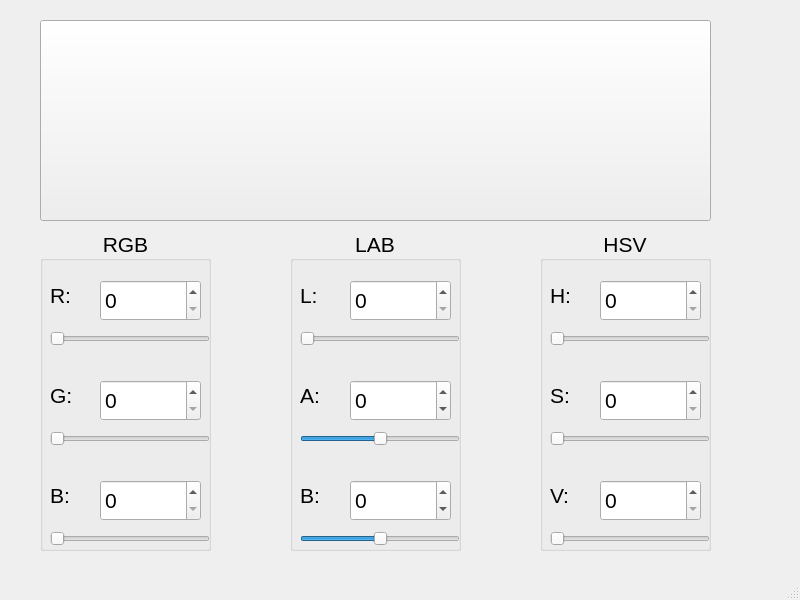
<?xml version="1.0" encoding="UTF-8"?>
<ui version="4.0">
 <class>MainWindow</class>
 <widget class="QMainWindow" name="MainWindow">
  <property name="geometry">
   <rect>
    <x>0</x>
    <y>0</y>
    <width>800</width>
    <height>600</height>
   </rect>
  </property>
  <property name="windowTitle">
   <string>MainWindow</string>
  </property>
  <widget class="QWidget" name="centralwidget">
   <widget class="QGroupBox" name="RGBGroup">
    <property name="geometry">
     <rect>
      <x>40</x>
      <y>230</y>
      <width>171</width>
      <height>321</height>
     </rect>
    </property>
    <property name="font">
     <font>
      <pointsize>16</pointsize>
     </font>
    </property>
    <property name="title">
     <string>RGB</string>
    </property>
    <property name="alignment">
     <set>Qt::AlignCenter</set>
    </property>
    <widget class="QLabel" name="label">
     <property name="geometry">
      <rect>
       <x>10</x>
       <y>50</y>
       <width>41</width>
       <height>31</height>
      </rect>
     </property>
     <property name="text">
      <string>R:</string>
     </property>
    </widget>
    <widget class="QLabel" name="label_2">
     <property name="geometry">
      <rect>
       <x>10</x>
       <y>150</y>
       <width>41</width>
       <height>31</height>
      </rect>
     </property>
     <property name="text">
      <string>G:</string>
     </property>
    </widget>
    <widget class="QLabel" name="label_3">
     <property name="geometry">
      <rect>
       <x>10</x>
       <y>250</y>
       <width>41</width>
       <height>31</height>
      </rect>
     </property>
     <property name="text">
      <string>B:</string>
     </property>
    </widget>
    <widget class="QSlider" name="horizontalSlider">
     <property name="geometry">
      <rect>
       <x>10</x>
       <y>100</y>
       <width>160</width>
       <height>18</height>
      </rect>
     </property>
     <property name="maximum">
      <number>255</number>
     </property>
     <property name="orientation">
      <enum>Qt::Horizontal</enum>
     </property>
    </widget>
    <widget class="QSlider" name="horizontalSlider_2">
     <property name="geometry">
      <rect>
       <x>10</x>
       <y>200</y>
       <width>160</width>
       <height>18</height>
      </rect>
     </property>
     <property name="maximum">
      <number>255</number>
     </property>
     <property name="orientation">
      <enum>Qt::Horizontal</enum>
     </property>
    </widget>
    <widget class="QSlider" name="horizontalSlider_3">
     <property name="geometry">
      <rect>
       <x>10</x>
       <y>300</y>
       <width>160</width>
       <height>18</height>
      </rect>
     </property>
     <property name="maximum">
      <number>255</number>
     </property>
     <property name="orientation">
      <enum>Qt::Horizontal</enum>
     </property>
    </widget>
    <widget class="QSpinBox" name="redText">
     <property name="geometry">
      <rect>
       <x>60</x>
       <y>50</y>
       <width>101</width>
       <height>41</height>
      </rect>
     </property>
     <property name="maximum">
      <number>255</number>
     </property>
    </widget>
    <widget class="QSpinBox" name="greenText">
     <property name="geometry">
      <rect>
       <x>60</x>
       <y>150</y>
       <width>101</width>
       <height>41</height>
      </rect>
     </property>
     <property name="maximum">
      <number>255</number>
     </property>
    </widget>
    <widget class="QSpinBox" name="blueText">
     <property name="geometry">
      <rect>
       <x>60</x>
       <y>250</y>
       <width>101</width>
       <height>41</height>
      </rect>
     </property>
     <property name="maximum">
      <number>255</number>
     </property>
    </widget>
   </widget>
   <widget class="QGroupBox" name="HSVGroup">
    <property name="geometry">
     <rect>
      <x>540</x>
      <y>230</y>
      <width>171</width>
      <height>321</height>
     </rect>
    </property>
    <property name="font">
     <font>
      <pointsize>16</pointsize>
     </font>
    </property>
    <property name="title">
     <string>HSV</string>
    </property>
    <property name="alignment">
     <set>Qt::AlignCenter</set>
    </property>
    <widget class="QLabel" name="label_4">
     <property name="geometry">
      <rect>
       <x>10</x>
       <y>50</y>
       <width>41</width>
       <height>31</height>
      </rect>
     </property>
     <property name="text">
      <string>H:</string>
     </property>
    </widget>
    <widget class="QLabel" name="label_5">
     <property name="geometry">
      <rect>
       <x>10</x>
       <y>150</y>
       <width>41</width>
       <height>31</height>
      </rect>
     </property>
     <property name="text">
      <string>S:</string>
     </property>
    </widget>
    <widget class="QLabel" name="label_6">
     <property name="geometry">
      <rect>
       <x>10</x>
       <y>250</y>
       <width>41</width>
       <height>31</height>
      </rect>
     </property>
     <property name="text">
      <string>V:</string>
     </property>
    </widget>
    <widget class="QSlider" name="horizontalSlider_4">
     <property name="geometry">
      <rect>
       <x>10</x>
       <y>100</y>
       <width>160</width>
       <height>18</height>
      </rect>
     </property>
     <property name="maximum">
      <number>360</number>
     </property>
     <property name="orientation">
      <enum>Qt::Horizontal</enum>
     </property>
    </widget>
    <widget class="QSlider" name="horizontalSlider_5">
     <property name="geometry">
      <rect>
       <x>10</x>
       <y>200</y>
       <width>160</width>
       <height>18</height>
      </rect>
     </property>
     <property name="maximum">
      <number>255</number>
     </property>
     <property name="orientation">
      <enum>Qt::Horizontal</enum>
     </property>
    </widget>
    <widget class="QSlider" name="horizontalSlider_6">
     <property name="geometry">
      <rect>
       <x>10</x>
       <y>300</y>
       <width>160</width>
       <height>18</height>
      </rect>
     </property>
     <property name="maximum">
      <number>255</number>
     </property>
     <property name="orientation">
      <enum>Qt::Horizontal</enum>
     </property>
    </widget>
    <widget class="QSpinBox" name="hueText">
     <property name="geometry">
      <rect>
       <x>60</x>
       <y>50</y>
       <width>101</width>
       <height>41</height>
      </rect>
     </property>
     <property name="maximum">
      <number>360</number>
     </property>
    </widget>
    <widget class="QSpinBox" name="saturationText">
     <property name="geometry">
      <rect>
       <x>60</x>
       <y>150</y>
       <width>101</width>
       <height>41</height>
      </rect>
     </property>
     <property name="maximum">
      <number>255</number>
     </property>
    </widget>
    <widget class="QSpinBox" name="valueText">
     <property name="geometry">
      <rect>
       <x>60</x>
       <y>250</y>
       <width>101</width>
       <height>41</height>
      </rect>
     </property>
     <property name="maximum">
      <number>255</number>
     </property>
    </widget>
   </widget>
   <widget class="QGroupBox" name="LABGroup">
    <property name="geometry">
     <rect>
      <x>290</x>
      <y>230</y>
      <width>171</width>
      <height>321</height>
     </rect>
    </property>
    <property name="font">
     <font>
      <pointsize>16</pointsize>
     </font>
    </property>
    <property name="title">
     <string>LAB</string>
    </property>
    <property name="alignment">
     <set>Qt::AlignCenter</set>
    </property>
    <widget class="QLabel" name="label_7">
     <property name="geometry">
      <rect>
       <x>10</x>
       <y>50</y>
       <width>41</width>
       <height>31</height>
      </rect>
     </property>
     <property name="text">
      <string>L:</string>
     </property>
    </widget>
    <widget class="QLabel" name="label_8">
     <property name="geometry">
      <rect>
       <x>10</x>
       <y>150</y>
       <width>41</width>
       <height>31</height>
      </rect>
     </property>
     <property name="text">
      <string>A:</string>
     </property>
    </widget>
    <widget class="QLabel" name="label_9">
     <property name="geometry">
      <rect>
       <x>10</x>
       <y>250</y>
       <width>41</width>
       <height>31</height>
      </rect>
     </property>
     <property name="text">
      <string>B:</string>
     </property>
    </widget>
    <widget class="QSlider" name="horizontalSlider_7">
     <property name="geometry">
      <rect>
       <x>10</x>
       <y>100</y>
       <width>160</width>
       <height>18</height>
      </rect>
     </property>
     <property name="maximum">
      <number>100</number>
     </property>
     <property name="orientation">
      <enum>Qt::Horizontal</enum>
     </property>
    </widget>
    <widget class="QSlider" name="horizontalSlider_8">
     <property name="geometry">
      <rect>
       <x>10</x>
       <y>200</y>
       <width>160</width>
       <height>18</height>
      </rect>
     </property>
     <property name="minimum">
      <number>-128</number>
     </property>
     <property name="maximum">
      <number>128</number>
     </property>
     <property name="orientation">
      <enum>Qt::Horizontal</enum>
     </property>
    </widget>
    <widget class="QSlider" name="horizontalSlider_9">
     <property name="geometry">
      <rect>
       <x>10</x>
       <y>300</y>
       <width>160</width>
       <height>18</height>
      </rect>
     </property>
     <property name="minimum">
      <number>-128</number>
     </property>
     <property name="maximum">
      <number>128</number>
     </property>
     <property name="orientation">
      <enum>Qt::Horizontal</enum>
     </property>
    </widget>
    <widget class="QSpinBox" name="lText">
     <property name="geometry">
      <rect>
       <x>60</x>
       <y>50</y>
       <width>101</width>
       <height>41</height>
      </rect>
     </property>
     <property name="maximum">
      <number>100</number>
     </property>
    </widget>
    <widget class="QSpinBox" name="aText">
     <property name="geometry">
      <rect>
       <x>60</x>
       <y>150</y>
       <width>101</width>
       <height>41</height>
      </rect>
     </property>
     <property name="minimum">
      <number>-128</number>
     </property>
     <property name="maximum">
      <number>128</number>
     </property>
    </widget>
    <widget class="QSpinBox" name="bText">
     <property name="geometry">
      <rect>
       <x>60</x>
       <y>250</y>
       <width>101</width>
       <height>41</height>
      </rect>
     </property>
     <property name="minimum">
      <number>-128</number>
     </property>
     <property name="maximum">
      <number>128</number>
     </property>
    </widget>
   </widget>
   <widget class="QPushButton" name="pushButton">
    <property name="geometry">
     <rect>
      <x>40</x>
      <y>20</y>
      <width>671</width>
      <height>201</height>
     </rect>
    </property>
    <property name="text">
     <string/>
    </property>
   </widget>
  </widget>
  <widget class="QMenuBar" name="menubar">
   <property name="geometry">
    <rect>
     <x>0</x>
     <y>0</y>
     <width>800</width>
     <height>21</height>
    </rect>
   </property>
  </widget>
  <widget class="QStatusBar" name="statusbar"/>
 </widget>
 <resources/>
 <connections>
  <connection>
   <sender>valueText</sender>
   <signal>valueChanged(int)</signal>
   <receiver>horizontalSlider_6</receiver>
   <slot>setValue(int)</slot>
   <hints>
    <hint type="sourcelabel">
     <x>400</x>
     <y>521</y>
    </hint>
    <hint type="destinationlabel">
     <x>379</x>
     <y>559</y>
    </hint>
   </hints>
  </connection>
  <connection>
   <sender>valueText</sender>
   <signal>valueChanged(int)</signal>
   <receiver>MainWindow</receiver>
   <slot>HUEChanged()</slot>
   <hints>
    <hint type="sourcelabel">
     <x>400</x>
     <y>521</y>
    </hint>
    <hint type="destinationlabel">
     <x>399</x>
     <y>299</y>
    </hint>
   </hints>
  </connection>
  <connection>
   <sender>saturationText</sender>
   <signal>valueChanged(int)</signal>
   <receiver>horizontalSlider_5</receiver>
   <slot>setValue(int)</slot>
   <hints>
    <hint type="sourcelabel">
     <x>400</x>
     <y>421</y>
    </hint>
    <hint type="destinationlabel">
     <x>379</x>
     <y>459</y>
    </hint>
   </hints>
  </connection>
  <connection>
   <sender>saturationText</sender>
   <signal>valueChanged(int)</signal>
   <receiver>MainWindow</receiver>
   <slot>HUEChanged()</slot>
   <hints>
    <hint type="sourcelabel">
     <x>400</x>
     <y>421</y>
    </hint>
    <hint type="destinationlabel">
     <x>399</x>
     <y>299</y>
    </hint>
   </hints>
  </connection>
  <connection>
   <sender>redText</sender>
   <signal>valueChanged(int)</signal>
   <receiver>horizontalSlider</receiver>
   <slot>setValue(int)</slot>
   <hints>
    <hint type="sourcelabel">
     <x>150</x>
     <y>321</y>
    </hint>
    <hint type="destinationlabel">
     <x>129</x>
     <y>359</y>
    </hint>
   </hints>
  </connection>
  <connection>
   <sender>redText</sender>
   <signal>valueChanged(int)</signal>
   <receiver>MainWindow</receiver>
   <slot>RGBChanged()</slot>
   <hints>
    <hint type="sourcelabel">
     <x>150</x>
     <y>321</y>
    </hint>
    <hint type="destinationlabel">
     <x>399</x>
     <y>299</y>
    </hint>
   </hints>
  </connection>
  <connection>
   <sender>pushButton</sender>
   <signal>clicked()</signal>
   <receiver>MainWindow</receiver>
   <slot>pushButtonClicked()</slot>
   <hints>
    <hint type="sourcelabel">
     <x>369</x>
     <y>140</y>
    </hint>
    <hint type="destinationlabel">
     <x>399</x>
     <y>299</y>
    </hint>
   </hints>
  </connection>
  <connection>
   <sender>lText</sender>
   <signal>valueChanged(int)</signal>
   <receiver>MainWindow</receiver>
   <slot>LABChanged()</slot>
   <hints>
    <hint type="sourcelabel">
     <x>650</x>
     <y>321</y>
    </hint>
    <hint type="destinationlabel">
     <x>399</x>
     <y>299</y>
    </hint>
   </hints>
  </connection>
  <connection>
   <sender>lText</sender>
   <signal>valueChanged(int)</signal>
   <receiver>horizontalSlider_7</receiver>
   <slot>setValue(int)</slot>
   <hints>
    <hint type="sourcelabel">
     <x>650</x>
     <y>321</y>
    </hint>
    <hint type="destinationlabel">
     <x>629</x>
     <y>359</y>
    </hint>
   </hints>
  </connection>
  <connection>
   <sender>hueText</sender>
   <signal>valueChanged(int)</signal>
   <receiver>horizontalSlider_4</receiver>
   <slot>setValue(int)</slot>
   <hints>
    <hint type="sourcelabel">
     <x>400</x>
     <y>321</y>
    </hint>
    <hint type="destinationlabel">
     <x>379</x>
     <y>359</y>
    </hint>
   </hints>
  </connection>
  <connection>
   <sender>hueText</sender>
   <signal>valueChanged(int)</signal>
   <receiver>MainWindow</receiver>
   <slot>HUEChanged()</slot>
   <hints>
    <hint type="sourcelabel">
     <x>400</x>
     <y>321</y>
    </hint>
    <hint type="destinationlabel">
     <x>399</x>
     <y>299</y>
    </hint>
   </hints>
  </connection>
  <connection>
   <sender>horizontalSlider_9</sender>
   <signal>valueChanged(int)</signal>
   <receiver>bText</receiver>
   <slot>setValue(int)</slot>
   <hints>
    <hint type="sourcelabel">
     <x>629</x>
     <y>559</y>
    </hint>
    <hint type="destinationlabel">
     <x>650</x>
     <y>521</y>
    </hint>
   </hints>
  </connection>
  <connection>
   <sender>horizontalSlider_8</sender>
   <signal>valueChanged(int)</signal>
   <receiver>aText</receiver>
   <slot>setValue(int)</slot>
   <hints>
    <hint type="sourcelabel">
     <x>629</x>
     <y>459</y>
    </hint>
    <hint type="destinationlabel">
     <x>650</x>
     <y>421</y>
    </hint>
   </hints>
  </connection>
  <connection>
   <sender>horizontalSlider_7</sender>
   <signal>valueChanged(int)</signal>
   <receiver>lText</receiver>
   <slot>setValue(int)</slot>
   <hints>
    <hint type="sourcelabel">
     <x>629</x>
     <y>359</y>
    </hint>
    <hint type="destinationlabel">
     <x>650</x>
     <y>321</y>
    </hint>
   </hints>
  </connection>
  <connection>
   <sender>horizontalSlider_6</sender>
   <signal>valueChanged(int)</signal>
   <receiver>valueText</receiver>
   <slot>setValue(int)</slot>
   <hints>
    <hint type="sourcelabel">
     <x>379</x>
     <y>559</y>
    </hint>
    <hint type="destinationlabel">
     <x>400</x>
     <y>521</y>
    </hint>
   </hints>
  </connection>
  <connection>
   <sender>horizontalSlider_5</sender>
   <signal>valueChanged(int)</signal>
   <receiver>saturationText</receiver>
   <slot>setValue(int)</slot>
   <hints>
    <hint type="sourcelabel">
     <x>379</x>
     <y>459</y>
    </hint>
    <hint type="destinationlabel">
     <x>400</x>
     <y>421</y>
    </hint>
   </hints>
  </connection>
  <connection>
   <sender>horizontalSlider_4</sender>
   <signal>valueChanged(int)</signal>
   <receiver>hueText</receiver>
   <slot>setValue(int)</slot>
   <hints>
    <hint type="sourcelabel">
     <x>379</x>
     <y>359</y>
    </hint>
    <hint type="destinationlabel">
     <x>400</x>
     <y>321</y>
    </hint>
   </hints>
  </connection>
  <connection>
   <sender>horizontalSlider_3</sender>
   <signal>valueChanged(int)</signal>
   <receiver>blueText</receiver>
   <slot>setValue(int)</slot>
   <hints>
    <hint type="sourcelabel">
     <x>129</x>
     <y>559</y>
    </hint>
    <hint type="destinationlabel">
     <x>150</x>
     <y>521</y>
    </hint>
   </hints>
  </connection>
  <connection>
   <sender>horizontalSlider_2</sender>
   <signal>valueChanged(int)</signal>
   <receiver>greenText</receiver>
   <slot>setValue(int)</slot>
   <hints>
    <hint type="sourcelabel">
     <x>129</x>
     <y>459</y>
    </hint>
    <hint type="destinationlabel">
     <x>150</x>
     <y>421</y>
    </hint>
   </hints>
  </connection>
  <connection>
   <sender>horizontalSlider</sender>
   <signal>valueChanged(int)</signal>
   <receiver>redText</receiver>
   <slot>setValue(int)</slot>
   <hints>
    <hint type="sourcelabel">
     <x>129</x>
     <y>359</y>
    </hint>
    <hint type="destinationlabel">
     <x>150</x>
     <y>321</y>
    </hint>
   </hints>
  </connection>
  <connection>
   <sender>greenText</sender>
   <signal>valueChanged(int)</signal>
   <receiver>horizontalSlider_2</receiver>
   <slot>setValue(int)</slot>
   <hints>
    <hint type="sourcelabel">
     <x>150</x>
     <y>421</y>
    </hint>
    <hint type="destinationlabel">
     <x>129</x>
     <y>459</y>
    </hint>
   </hints>
  </connection>
  <connection>
   <sender>greenText</sender>
   <signal>valueChanged(int)</signal>
   <receiver>MainWindow</receiver>
   <slot>RGBChanged()</slot>
   <hints>
    <hint type="sourcelabel">
     <x>150</x>
     <y>421</y>
    </hint>
    <hint type="destinationlabel">
     <x>399</x>
     <y>299</y>
    </hint>
   </hints>
  </connection>
  <connection>
   <sender>blueText</sender>
   <signal>valueChanged(int)</signal>
   <receiver>horizontalSlider_3</receiver>
   <slot>setValue(int)</slot>
   <hints>
    <hint type="sourcelabel">
     <x>150</x>
     <y>521</y>
    </hint>
    <hint type="destinationlabel">
     <x>129</x>
     <y>559</y>
    </hint>
   </hints>
  </connection>
  <connection>
   <sender>blueText</sender>
   <signal>valueChanged(int)</signal>
   <receiver>MainWindow</receiver>
   <slot>RGBChanged()</slot>
   <hints>
    <hint type="sourcelabel">
     <x>150</x>
     <y>521</y>
    </hint>
    <hint type="destinationlabel">
     <x>399</x>
     <y>299</y>
    </hint>
   </hints>
  </connection>
  <connection>
   <sender>bText</sender>
   <signal>valueChanged(int)</signal>
   <receiver>horizontalSlider_9</receiver>
   <slot>setValue(int)</slot>
   <hints>
    <hint type="sourcelabel">
     <x>650</x>
     <y>521</y>
    </hint>
    <hint type="destinationlabel">
     <x>629</x>
     <y>559</y>
    </hint>
   </hints>
  </connection>
  <connection>
   <sender>bText</sender>
   <signal>valueChanged(int)</signal>
   <receiver>MainWindow</receiver>
   <slot>LABChanged()</slot>
   <hints>
    <hint type="sourcelabel">
     <x>650</x>
     <y>521</y>
    </hint>
    <hint type="destinationlabel">
     <x>399</x>
     <y>299</y>
    </hint>
   </hints>
  </connection>
  <connection>
   <sender>aText</sender>
   <signal>valueChanged(int)</signal>
   <receiver>horizontalSlider_8</receiver>
   <slot>setValue(int)</slot>
   <hints>
    <hint type="sourcelabel">
     <x>650</x>
     <y>421</y>
    </hint>
    <hint type="destinationlabel">
     <x>629</x>
     <y>459</y>
    </hint>
   </hints>
  </connection>
  <connection>
   <sender>aText</sender>
   <signal>valueChanged(int)</signal>
   <receiver>MainWindow</receiver>
   <slot>LABChanged()</slot>
   <hints>
    <hint type="sourcelabel">
     <x>650</x>
     <y>421</y>
    </hint>
    <hint type="destinationlabel">
     <x>399</x>
     <y>299</y>
    </hint>
   </hints>
  </connection>
 </connections>
 <slots>
  <slot>pushButtonClicked()</slot>
  <slot>RGBChanged()</slot>
  <slot>HUEChanged()</slot>
  <slot>LABChanged()</slot>
 </slots>
</ui>
